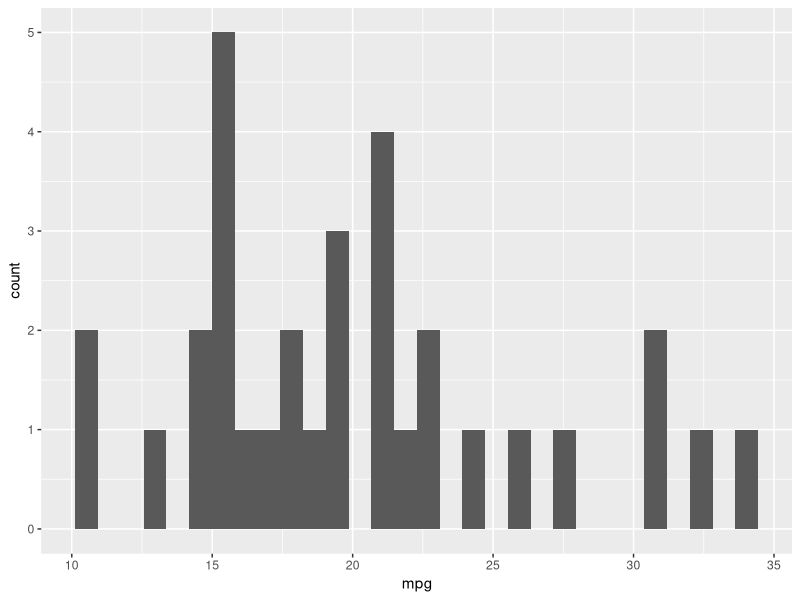
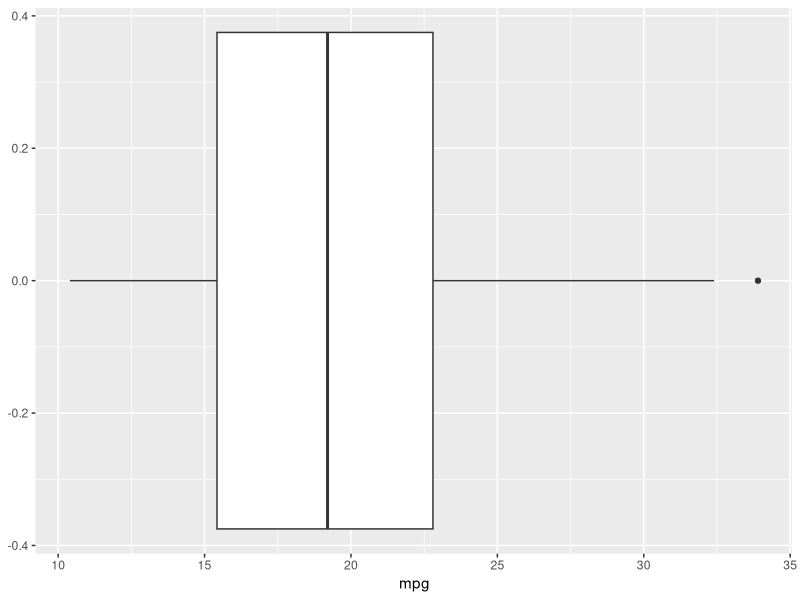
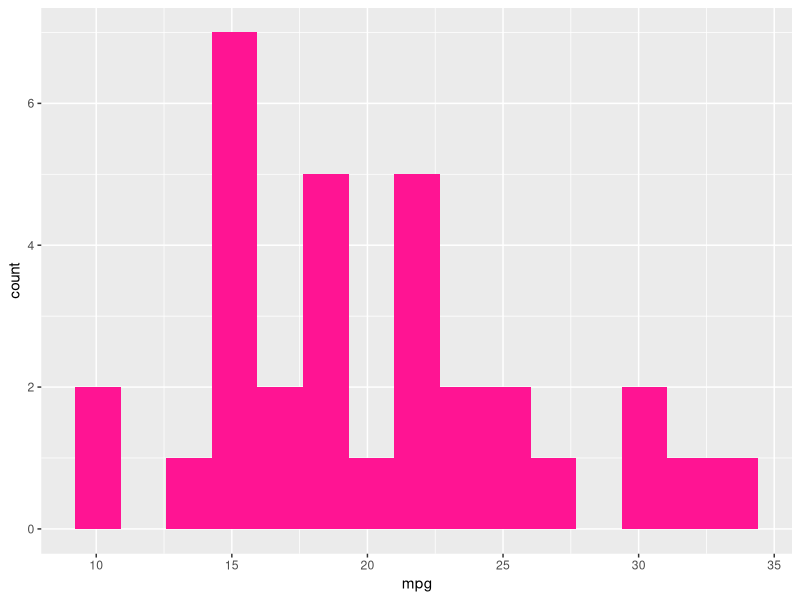
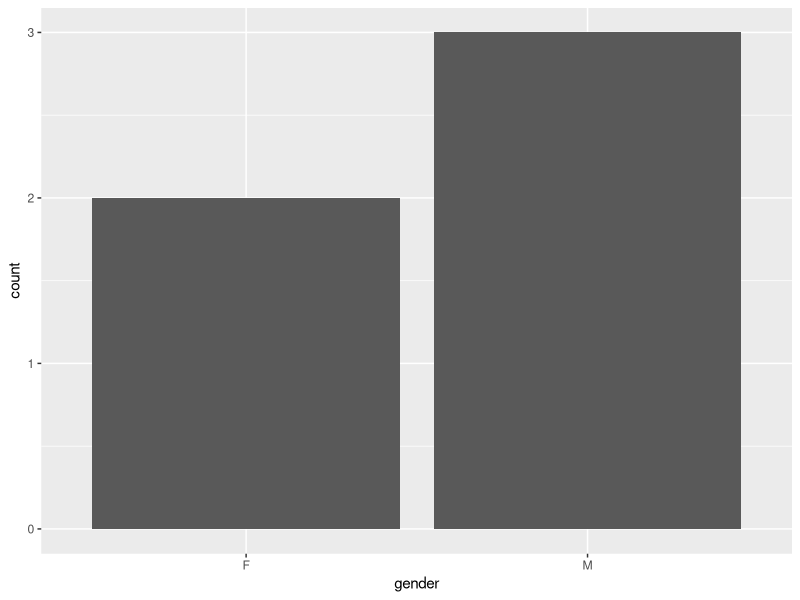
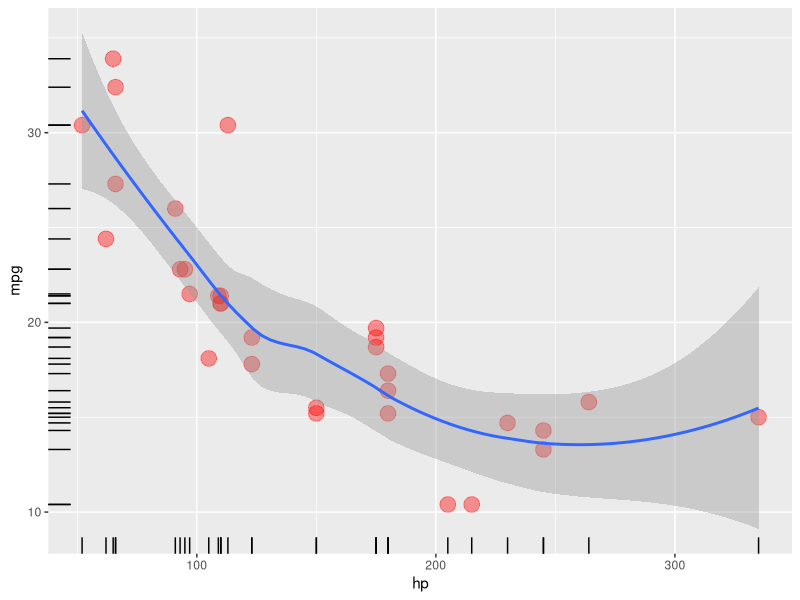
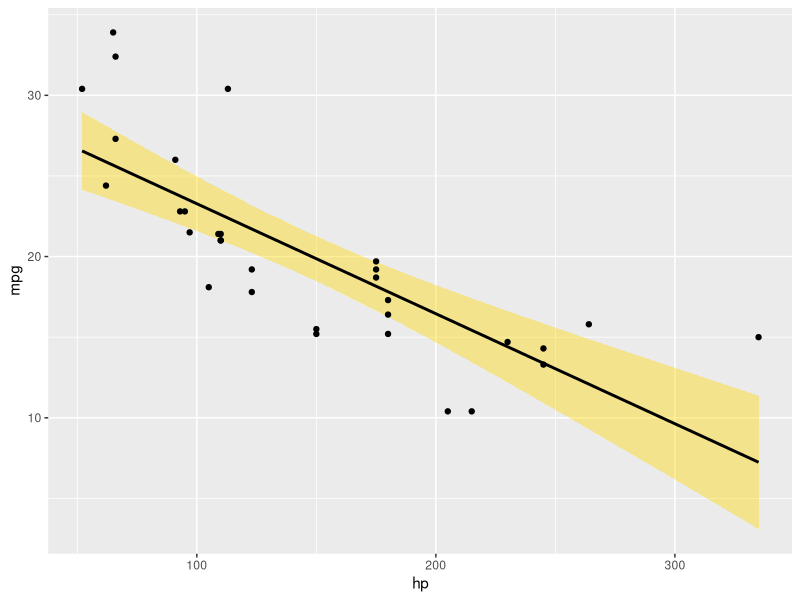
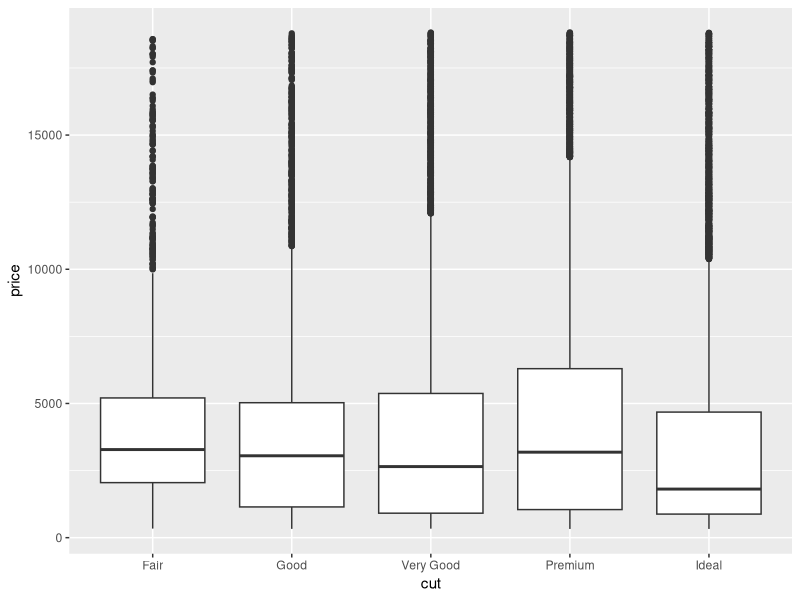
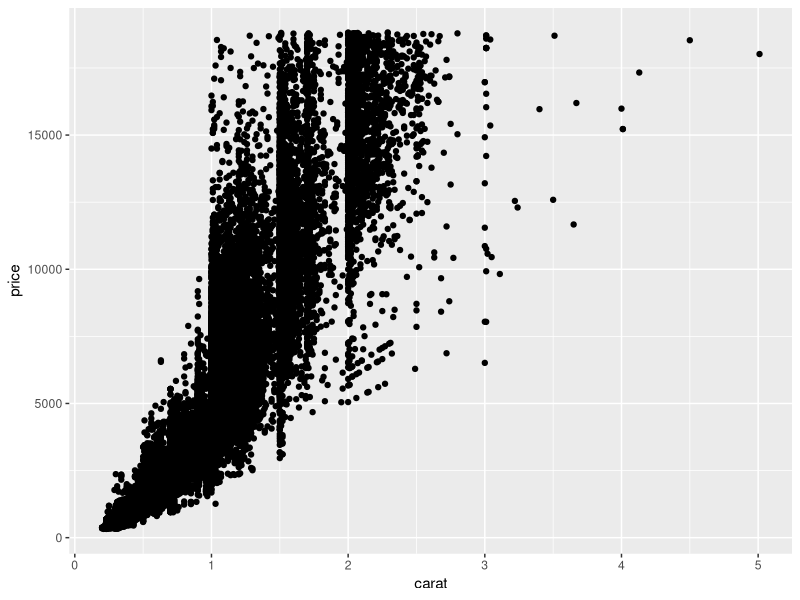

Here is the R script that generated these plots, in order: (Note: this script raises an error after producing the figures.)
library(tidyverse)

#comment load library
head(mtcars)
mtcars%>%
rownames_to_column(var="model")

ggplot(data = mtcars,
       mapping = aes(x = mpg))+
  geom_histogram()

ggplot(data = mtcars,
       mapping = aes(x = mpg))+
  geom_boxplot()

## base layer 
base<- ggplot(data = mtcars,
              mapping = aes(x = mpg))
base + 
  geom_histogram(bins=15,fill="deeppink") # bin = จำนวนแท่งกราฟ

## on - varieable,dicrete
student <- data.frame(id=1:5
  ,gender=c("M","M","M","F","F"))

ggplot(data = student,
       mapping = aes(x = gender))+
  geom_bar()

## two variable

base2<-ggplot(mtcars,aes(y=mpg,x=hp))
base2 + 
  geom_point(size = 5,col="red",alpha=0.4)+ 
  geom_smooth() + 
  geom_rug()



base2 + 
  #linear model lm
  geom_smooth(method = "lm",
              col= "black",
              fill = "gold") + 
  geom_point()

## two variables, one discrete 
base3 <- ggplot(diamonds,aes(cut,price))
ggplot(diamonds,aes(cut,price)) + 
  geom_boxplot()
P1<-diamonds%>%
  group_by(cut)%>%
  summarise(
    med_price = median(price)
  )%>%
  ggplot(aes(cut,med_price))+
  geom_col() + 
  theme_minimal()

#qpolt qucik plot
## ggplot2
#Independent variable => x
#dependent variable => y

p1<-qplot(x=price,data = diamonds,geom = "histogram",bins = 10)
qplot(y=price,x=carat,data=diamonds,geom ="point")

P2 <- qplot(x=carat,y=price,
      data = diamonds,
      geom ="point")

p3 <- qplot(x=cut,data=diamonds,geom="bar")

## ggplot()
## overplotting
mini_diamonds <- sample_frac(diamonds,0.02)
ggplot(mini_diamonds,
       aes(carat,price,col=cut))+
  geom_point(alpha= 1)+
  theme_minimal()+
  scale_color_brewer(type="qual",palette=1)

ggplot(mini_diamonds,
       aes(carat,price,col=price))+
  geom_point(alpha= 0.7)+
  theme_minimal() + 
  scale_color_gradient(low="gold",high="blue")
#facet
#segment our charts into groups
ggplot(mini_diamonds,
       aes(carat,price,col=price))+
  geom_point(alpha= 0.7)+
  theme_minimal() + 
  scale_color_gradient(low="gold",high="blue")+
  facet_wrap(~cut,ncol = 2)

ggplot(mini_diamonds,
       aes(carat,price,depth,col=price))+
  geom_point(alpha= 0.7)+
  geom_smooth() +
  theme_minimal() + 
  scale_color_gradient(low="gold",high="blue")+
  facet_grid(cut ~ clarity)
#labels
ggplot(mtcars,aes(hp,mpg))+
  geom_point()+
  theme_minimal()+
  labs(
    titles = "Mt first scatter plot",
    subtitle = "Awesome work!",
    x="Horse Power",
    y="Miles per Gallon",
    caption="Source : R studio"
  )

## simple bar chart
ggplot(diamonds,aes(cut,fill=color))+
  geom_bar(position="dodge")+
  theme_wsj()
## install more theme for ggplot charts
ggplot(mini_diamonds,
       aes(carat,price,col=price))+ 
  geom_point(alpha = 0.8)+
  theme_minimal()+
  scale_color_gradient(low ="gold",
                       high="blue")+
  facet_wrap(~cut,ncol=2)























